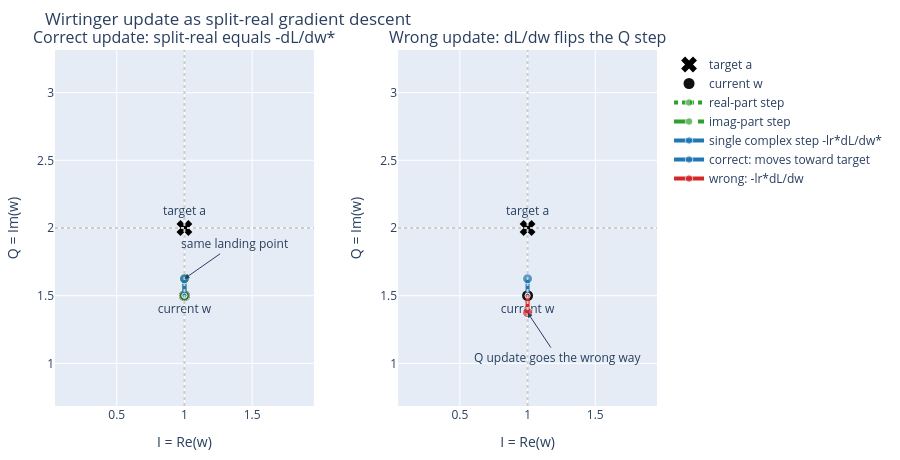

The notebook cell saved with this chart:
### Markdown cell above
### 3a) One step: complex update is just the split-real update

Use the toy loss `L(w)=|w-a|^2`. Think of `w` as an IQ point: `I=Re(w)` and `Q=Im(w)`. Ordinary gradient descent says to move `I` using `dL/du` and move `Q` using `dL/dv`.

The left panel shows those two split-real moves and the single complex step `-dL/dw*`. They land at the same point. The right panel shows why `-dL/dw` is wrong: it conjugates the gradient and sends the Q update in the opposite direction.

### Code cell
display(Markdown(format_wirtinger_update_table_markdown()))
fig, summary, stats = plot_wirtinger_update_directions()
fig.show()
print(summary)

### Figure 1 — Plotly figure (JSON) as saved in the notebook; plotly's stock layout.template omitted (floating-point values rounded to 4 significant figures)
{"data": [{"marker": {"color": "black", "size": 14, "symbol": "x"}, "mode": "markers+text", "name": "target a", "showlegend": true, "text": ["target a"], "textposition": "top center", "type": "scatter", "x": [1], "xaxis": "x", "y": [2], "yaxis": "y"}, {"marker": {"color": "#111111", "size": 11}, "mode": "markers+text", "name": "current w", "showlegend": true, "text": ["current w"], "textposition": "bottom center", "type": "scatter", "x": [1], "xaxis": "x", "y": [1.5], "yaxis": "y"}, {"line": {"color": "#2ca02c", "dash": "dot", "width": 4}, "marker": {"color": "#2ca02c", "size": [5, 10]}, "mode": "lines+markers", "name": "real-part step", "showlegend": true, "type": "scatter", "x": [1, 1], "xaxis": "x", "y": [1.5, 1.5], "yaxis": "y"}, {"line": {"color": "#2ca02c", "dash": "dash", "width": 4}, "marker": {"color": "#2ca02c", "size": [5, 10]}, "mode": "lines+markers", "name": "imag-part step", "showlegend": true, "type": "scatter", "x": [1, 1], "xaxis": "x", "y": [1.5, 1.625], "yaxis": "y"}, {"line": {"color": "#1f77b4", "width": 4}, "marker": {"color": "#1f77b4", "size": [5, 10]}, "mode": "lines+markers", "name": "single complex step -lr*dL/dw*", "showlegend": true, "type": "scatter", "x": [1, 1], "xaxis": "x", "y": [1.5, 1.625], "yaxis": "y"}, {"marker": {"color": "black", "size": 14, "symbol": "x"}, "mode": "markers+text", "name": "target a ", "showlegend": false, "text": ["target a"], "textposition": "top center", "type": "scatter", "x": [1], "xaxis": "x2", "y": [2], "yaxis": "y2"}, {"marker": {"color": "#111111", "size": 11}, "mode": "markers+text", "name": "current w ", "showlegend": false, "text": ["current w"], "textposition": "bottom center", "type": "scatter", "x": [1], "xaxis": "x2", "y": [1.5], "yaxis": "y2"}, {"line": {"color": "#1f77b4", "width": 4}, "marker": {"color": "#1f77b4", "size": [5, 10]}, "mode": "lines+markers", "name": "correct: moves toward target", "showlegend": true, "type": "scatter", "x": [1, 1], "xaxis": "x2", "y": [1.5, 1.625], "yaxis": "y2"}, {"line": {"color": "#d62728", "width": 4}, "marker": {"color": "#d62728", "size": [5, 10]}, "mode": "lines+markers", "name": "wrong: -lr*dL/dw", "showlegend": true, "type": "scatter", "x": [1, 1], "xaxis": "x2", "y": [1.5, 1.375], "yaxis": "y2"}], "layout": {"annotations": [{"font": {"size": 16}, "showarrow": false, "text": "Correct update: split-real equals -dL/dw*", "x": 0.215, "xanchor": "center", "xref": "paper", "y": 1, "yanchor": "bottom", "yref": "paper"}, {"font": {"size": 16}, "showarrow": false, "text": "Wrong update: dL/dw flips the Q step", "x": 0.785, "xanchor": "center", "xref": "paper", "y": 1, "yanchor": "bottom", "yref": "paper"}, {"arrowhead": 2, "ax": 50, "ay": -35, "showarrow": true, "text": "same landing point", "x": 1, "xref": "x", "y": 1.625, "yref": "y"}, {"arrowhead": 2, "ax": 30, "ay": 45, "showarrow": true, "text": "Q update goes the wrong way", "x": 1, "xref": "x2", "y": 1.375, "yref": "y2"}], "autosize": true, "height": 460, "margin": {"b": 40, "l": 50, "r": 20, "t": 50}, "shapes": [{"line": {"color": "#cccccc", "dash": "dot"}, "type": "line", "x0": 0, "x1": 1, "xref": "x domain", "y0": 2, "y1": 2, "yref": "y"}, {"line": {"color": "#cccccc", "dash": "dot"}, "type": "line", "x0": 1, "x1": 1, "xref": "x", "y0": 0, "y1": 1, "yref": "y domain"}, {"line": {"color": "#cccccc", "dash": "dot"}, "type": "line", "x0": 0, "x1": 1, "xref": "x2 domain", "y0": 2, "y1": 2, "yref": "y2"}, {"line": {"color": "#cccccc", "dash": "dot"}, "type": "line", "x0": 1, "x1": 1, "xref": "x2", "y0": 0, "y1": 1, "yref": "y2 domain"}], "title": {"text": "Wirtinger update as split-real gradient descent"}, "xaxis": {"anchor": "y", "domain": [0, 0.43], "range": [0.1, 1.9], "title": {"text": "I = Re(w)"}, "zeroline": true}, "xaxis2": {"anchor": "y2", "domain": [0.57, 1], "range": [0.1, 1.9], "title": {"text": "I = Re(w)"}, "zeroline": true}, "yaxis": {"anchor": "x", "domain": [0, 1], "range": [1.1, 2.9], "scaleanchor": "x", "scaleratio": 1, "title": {"text": "Q = Im(w)"}, "zeroline": true}, "yaxis2": {"anchor": "x2", "domain": [0, 1], "range": [1.1, 2.9], "scaleanchor": "x2", "scaleratio": 1, "title": {"text": "Q = Im(w)"}, "zeroline": true}}}
